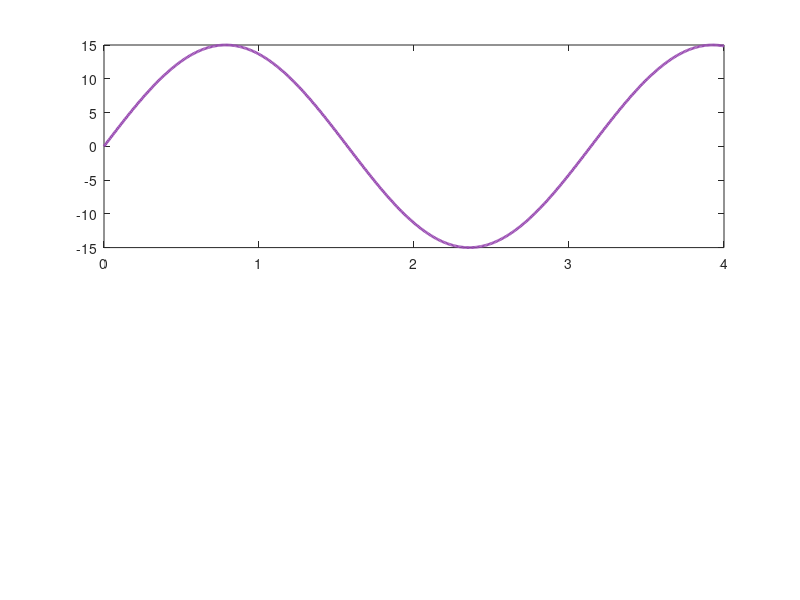

This chart was generated by the following MATLAB code: (Note: this script raises an error after producing the figure.)
% Ex1_4_1_OscLat.m
% Oscilação lateral do centro de massa — quadril do Otto
% Seção 1.4 | Aula 1 — Robô Otto
%
% Simula o deslocamento lateral x(t) = L sin(A sin(omega t))
% produzido pelo servo do quadril durante a caminhada.
% Plota também o ângulo do servo theta_h(t) para comparação direta.

clc; clear; close all;

% --- parâmetros ---
t     = linspace(0, 4, 500);   % vetor de tempo: 2 ciclos completos [s]
A     = deg2rad(15);            % amplitude angular do servo (15°) [rad]
omega = 2;                      % frequência angular [rad/s]
L     = 5;                      % comprimento da perna [cm]

% --- cinemática ---
theta_h = A * sin(omega * t);   % ângulo do servo do quadril [rad]
x       = L * sin(theta_h);     % deslocamento lateral do CoM [cm]

% --- figura com dois painéis ---
figure('Position', [100 100 640 420]);

% painel superior — ângulo do servo
subplot(2, 1, 1);
plot(t, rad2deg(theta_h), 'LineWidth', 2, 'Color', [0.60 0.30 0.70]);
yline(0, 'k--', 'LineWidth', 0.5);
grid on;
ylabel('\theta_h  [graus]');
title('Servo do quadril — ângulo e deslocamento lateral do CoM');
legend('\theta_h(t) = A\cdotsin(\omegat)', 'Location', 'northeast');
xlim([0 max(t)]);

% painel inferior — deslocamento lateral
subplot(2, 1, 2);
plot(t, x, 'LineWidth', 2, 'Color', [0.10 0.48 0.31]);
yline(0, 'k--', 'LineWidth', 0.5);
yline( L*sin(A), '--', 'Color', [0.75 0.22 0.17], 'LineWidth', 1);
yline(-L*sin(A), '--', 'Color', [0.75 0.22 0.17], 'LineWidth', 1);
grid on;
xlabel('Tempo [s]');
ylabel('x(t)  [cm]');
legend('x(t) = L\cdotsin(\theta_h)', ...
       sprintf('\\pm L\\cdotsin(A) = \\pm%.2f cm', L*sin(A)), ...
       'Location', 'northeast');
xlim([0 max(t)]);

fprintf('Alcance lateral máximo: ±%.3f cm\n', L * sin(A));

% exportgraphics(gcf, 'fig02_osc_lateral.png', 'Resolution', 150);
